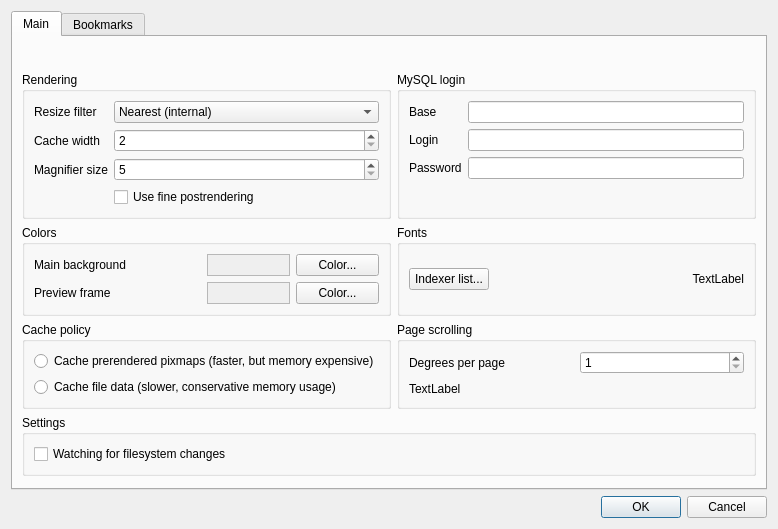
<?xml version="1.0" encoding="UTF-8"?>
<ui version="4.0">
 <class>SettingsDialog</class>
 <widget class="QDialog" name="SettingsDialog">
  <property name="geometry">
   <rect>
    <x>0</x>
    <y>0</y>
    <width>778</width>
    <height>529</height>
   </rect>
  </property>
  <property name="windowTitle">
   <string>Dialog</string>
  </property>
  <layout class="QVBoxLayout" name="verticalLayout_3">
   <item>
    <widget class="QTabWidget" name="tabWidget">
     <property name="currentIndex">
      <number>0</number>
     </property>
     <widget class="QWidget" name="tab">
      <attribute name="title">
       <string>Main</string>
      </attribute>
      <layout class="QVBoxLayout" name="verticalLayout">
       <item>
        <spacer name="verticalSpacer">
         <property name="orientation">
          <enum>Qt::Vertical</enum>
         </property>
         <property name="sizeHint" stdset="0">
          <size>
           <width>20</width>
           <height>66</height>
          </size>
         </property>
        </spacer>
       </item>
       <item>
        <layout class="QGridLayout" name="gridLayout">
         <item row="0" column="0">
          <widget class="QGroupBox" name="groupBox">
           <property name="title">
            <string>Rendering</string>
           </property>
           <layout class="QFormLayout" name="formLayout">
            <item row="0" column="0">
             <widget class="QLabel" name="label">
              <property name="text">
               <string>Resize filter</string>
              </property>
              <property name="buddy">
               <cstring>comboFilter</cstring>
              </property>
             </widget>
            </item>
            <item row="0" column="1">
             <widget class="QComboBox" name="comboFilter">
              <property name="sizePolicy">
               <sizepolicy hsizetype="Expanding" vsizetype="Fixed">
                <horstretch>0</horstretch>
                <verstretch>0</verstretch>
               </sizepolicy>
              </property>
              <item>
               <property name="text">
                <string>Nearest (internal)</string>
               </property>
              </item>
              <item>
               <property name="text">
                <string>Bilinear (internal)</string>
               </property>
              </item>
              <item>
               <property name="text">
                <string>Lanczos (Magick)</string>
               </property>
              </item>
              <item>
               <property name="text">
                <string>Gaussian (Magick)</string>
               </property>
              </item>
              <item>
               <property name="text">
                <string>Lanczos 2 (Magick)</string>
               </property>
              </item>
              <item>
               <property name="text">
                <string>Cubic (Magick)</string>
               </property>
              </item>
              <item>
               <property name="text">
                <string>Sinc (Magick)</string>
               </property>
              </item>
              <item>
               <property name="text">
                <string>Triangle (Magick)</string>
               </property>
              </item>
              <item>
               <property name="text">
                <string>Mitchell (Magick)</string>
               </property>
              </item>
             </widget>
            </item>
            <item row="1" column="0">
             <widget class="QLabel" name="label_2">
              <property name="text">
               <string>Cache width</string>
              </property>
              <property name="buddy">
               <cstring>spinCacheWidth</cstring>
              </property>
             </widget>
            </item>
            <item row="1" column="1">
             <widget class="QSpinBox" name="spinCacheWidth">
              <property name="sizePolicy">
               <sizepolicy hsizetype="Expanding" vsizetype="Fixed">
                <horstretch>0</horstretch>
                <verstretch>0</verstretch>
               </sizepolicy>
              </property>
              <property name="minimum">
               <number>2</number>
              </property>
             </widget>
            </item>
            <item row="2" column="0">
             <widget class="QLabel" name="label_5">
              <property name="text">
               <string>Magnifier size</string>
              </property>
              <property name="buddy">
               <cstring>spinMagnify</cstring>
              </property>
             </widget>
            </item>
            <item row="2" column="1">
             <widget class="QSpinBox" name="spinMagnify">
              <property name="sizePolicy">
               <sizepolicy hsizetype="Expanding" vsizetype="Fixed">
                <horstretch>0</horstretch>
                <verstretch>0</verstretch>
               </sizepolicy>
              </property>
              <property name="minimum">
               <number>5</number>
              </property>
              <property name="maximum">
               <number>1000</number>
              </property>
             </widget>
            </item>
            <item row="3" column="1">
             <widget class="QCheckBox" name="checkFineRendering">
              <property name="text">
               <string>Use fine postrendering</string>
              </property>
             </widget>
            </item>
           </layout>
          </widget>
         </item>
         <item row="0" column="1">
          <widget class="QGroupBox" name="groupBox_2">
           <property name="title">
            <string>MySQL login</string>
           </property>
           <layout class="QFormLayout" name="formLayout_2">
            <item row="0" column="0">
             <widget class="QLabel" name="label_7">
              <property name="text">
               <string>Base</string>
              </property>
              <property name="buddy">
               <cstring>editMySqlBase</cstring>
              </property>
             </widget>
            </item>
            <item row="0" column="1">
             <widget class="QLineEdit" name="editMySqlBase"/>
            </item>
            <item row="1" column="0">
             <widget class="QLabel" name="label_3">
              <property name="text">
               <string>Login</string>
              </property>
              <property name="buddy">
               <cstring>editMySqlLogin</cstring>
              </property>
             </widget>
            </item>
            <item row="1" column="1">
             <widget class="QLineEdit" name="editMySqlLogin"/>
            </item>
            <item row="2" column="0">
             <widget class="QLabel" name="label_4">
              <property name="text">
               <string>Password</string>
              </property>
              <property name="buddy">
               <cstring>editMySqlPassword</cstring>
              </property>
             </widget>
            </item>
            <item row="2" column="1">
             <widget class="QLineEdit" name="editMySqlPassword">
              <property name="echoMode">
               <enum>QLineEdit::Password</enum>
              </property>
             </widget>
            </item>
           </layout>
          </widget>
         </item>
         <item row="1" column="0">
          <widget class="QGroupBox" name="groupBox_3">
           <property name="title">
            <string>Colors</string>
           </property>
           <layout class="QGridLayout" name="gridLayout_2">
            <item row="0" column="0" colspan="2">
             <widget class="QLabel" name="label_6">
              <property name="text">
               <string>Main background</string>
              </property>
             </widget>
            </item>
            <item row="0" column="2">
             <widget class="QFrame" name="frameBkColor">
              <property name="autoFillBackground">
               <bool>true</bool>
              </property>
              <property name="frameShape">
               <enum>QFrame::StyledPanel</enum>
              </property>
              <property name="frameShadow">
               <enum>QFrame::Sunken</enum>
              </property>
             </widget>
            </item>
            <item row="0" column="3">
             <widget class="QPushButton" name="btnBkColor">
              <property name="text">
               <string>Color...</string>
              </property>
             </widget>
            </item>
            <item row="1" column="3">
             <widget class="QPushButton" name="btnFrameColor">
              <property name="text">
               <string>Color...</string>
              </property>
             </widget>
            </item>
            <item row="1" column="2">
             <widget class="QFrame" name="frameFrameColor">
              <property name="autoFillBackground">
               <bool>true</bool>
              </property>
              <property name="frameShape">
               <enum>QFrame::StyledPanel</enum>
              </property>
              <property name="frameShadow">
               <enum>QFrame::Sunken</enum>
              </property>
             </widget>
            </item>
            <item row="1" column="0" colspan="2">
             <widget class="QLabel" name="label_8">
              <property name="text">
               <string>Preview frame</string>
              </property>
             </widget>
            </item>
           </layout>
          </widget>
         </item>
         <item row="1" column="1">
          <widget class="QGroupBox" name="groupBox_4">
           <property name="title">
            <string>Fonts</string>
           </property>
           <layout class="QHBoxLayout" name="horizontalLayout_4">
            <item>
             <widget class="QPushButton" name="btnFontIndexer">
              <property name="text">
               <string>Indexer list...</string>
              </property>
             </widget>
            </item>
            <item>
             <widget class="QLabel" name="labelIdxFont">
              <property name="sizePolicy">
               <sizepolicy hsizetype="Expanding" vsizetype="Preferred">
                <horstretch>0</horstretch>
                <verstretch>0</verstretch>
               </sizepolicy>
              </property>
              <property name="text">
               <string>TextLabel</string>
              </property>
              <property name="alignment">
               <set>Qt::AlignRight|Qt::AlignTrailing|Qt::AlignVCenter</set>
              </property>
             </widget>
            </item>
           </layout>
          </widget>
         </item>
         <item row="3" column="0" colspan="2">
          <widget class="QGroupBox" name="groupBox_6">
           <property name="title">
            <string>Settings</string>
           </property>
           <layout class="QVBoxLayout" name="verticalLayout_6">
            <item>
             <widget class="QCheckBox" name="checkFSWatcher">
              <property name="text">
               <string>Watching for filesystem changes</string>
              </property>
             </widget>
            </item>
           </layout>
          </widget>
         </item>
         <item row="2" column="0">
          <widget class="QGroupBox" name="groupBox_5">
           <property name="title">
            <string>Cache policy</string>
           </property>
           <layout class="QVBoxLayout" name="verticalLayout_4">
            <item>
             <widget class="QRadioButton" name="rbCachePixmaps">
              <property name="text">
               <string>Cache prerendered pixmaps (faster, but memory expensive)</string>
              </property>
             </widget>
            </item>
            <item>
             <widget class="QRadioButton" name="rbCacheData">
              <property name="text">
               <string>Cache file data (slower, conservative memory usage)</string>
              </property>
             </widget>
            </item>
           </layout>
          </widget>
         </item>
         <item row="2" column="1">
          <widget class="QGroupBox" name="groupBox_7">
           <property name="title">
            <string>Page scrolling</string>
           </property>
           <layout class="QVBoxLayout" name="verticalLayout_5">
            <item>
             <layout class="QHBoxLayout" name="horizontalLayout_2">
              <item>
               <widget class="QLabel" name="label_9">
                <property name="text">
                 <string>Degrees per page</string>
                </property>
                <property name="buddy">
                 <cstring>spinScrollDelta</cstring>
                </property>
               </widget>
              </item>
              <item>
               <widget class="QSpinBox" name="spinScrollDelta">
                <property name="minimum">
                 <number>1</number>
                </property>
                <property name="maximum">
                 <number>10000</number>
                </property>
               </widget>
              </item>
             </layout>
            </item>
            <item>
             <widget class="QLabel" name="labelDetectedDelta">
              <property name="text">
               <string>TextLabel</string>
              </property>
             </widget>
            </item>
           </layout>
          </widget>
         </item>
        </layout>
       </item>
       <item>
        <spacer name="verticalSpacer_2">
         <property name="orientation">
          <enum>Qt::Vertical</enum>
         </property>
         <property name="sizeHint" stdset="0">
          <size>
           <width>17</width>
           <height>42</height>
          </size>
         </property>
        </spacer>
       </item>
      </layout>
     </widget>
     <widget class="QWidget" name="tab_2">
      <attribute name="title">
       <string>Bookmarks</string>
      </attribute>
      <layout class="QVBoxLayout" name="verticalLayout_2">
       <item>
        <widget class="QListWidget" name="listBookmarks">
         <property name="selectionMode">
          <enum>QAbstractItemView::ExtendedSelection</enum>
         </property>
        </widget>
       </item>
       <item>
        <layout class="QHBoxLayout" name="horizontalLayout_3">
         <item>
          <widget class="QPushButton" name="btnDeleteBookmark">
           <property name="text">
            <string>Delete</string>
           </property>
          </widget>
         </item>
         <item>
          <spacer name="horizontalSpacer_2">
           <property name="orientation">
            <enum>Qt::Horizontal</enum>
           </property>
           <property name="sizeHint" stdset="0">
            <size>
             <width>40</width>
             <height>20</height>
            </size>
           </property>
          </spacer>
         </item>
        </layout>
       </item>
      </layout>
     </widget>
    </widget>
   </item>
   <item>
    <layout class="QHBoxLayout" name="horizontalLayout">
     <item>
      <spacer name="horizontalSpacer">
       <property name="orientation">
        <enum>Qt::Horizontal</enum>
       </property>
       <property name="sizeHint" stdset="0">
        <size>
         <width>40</width>
         <height>20</height>
        </size>
       </property>
      </spacer>
     </item>
     <item>
      <widget class="QPushButton" name="pushButton_2">
       <property name="text">
        <string>OK</string>
       </property>
       <property name="default">
        <bool>true</bool>
       </property>
      </widget>
     </item>
     <item>
      <widget class="QPushButton" name="pushButton_3">
       <property name="text">
        <string>Cancel</string>
       </property>
      </widget>
     </item>
    </layout>
   </item>
  </layout>
 </widget>
 <tabstops>
  <tabstop>tabWidget</tabstop>
  <tabstop>comboFilter</tabstop>
  <tabstop>spinCacheWidth</tabstop>
  <tabstop>spinMagnify</tabstop>
  <tabstop>checkFineRendering</tabstop>
  <tabstop>editMySqlBase</tabstop>
  <tabstop>editMySqlLogin</tabstop>
  <tabstop>editMySqlPassword</tabstop>
  <tabstop>btnBkColor</tabstop>
  <tabstop>btnFrameColor</tabstop>
  <tabstop>btnFontIndexer</tabstop>
  <tabstop>rbCachePixmaps</tabstop>
  <tabstop>rbCacheData</tabstop>
  <tabstop>spinScrollDelta</tabstop>
  <tabstop>checkFSWatcher</tabstop>
  <tabstop>pushButton_2</tabstop>
  <tabstop>pushButton_3</tabstop>
  <tabstop>listBookmarks</tabstop>
  <tabstop>btnDeleteBookmark</tabstop>
 </tabstops>
 <resources/>
 <connections>
  <connection>
   <sender>pushButton_2</sender>
   <signal>clicked()</signal>
   <receiver>SettingsDialog</receiver>
   <slot>accept()</slot>
   <hints>
    <hint type="sourcelabel">
     <x>610</x>
     <y>566</y>
    </hint>
    <hint type="destinationlabel">
     <x>342</x>
     <y>306</y>
    </hint>
   </hints>
  </connection>
  <connection>
   <sender>pushButton_3</sender>
   <signal>clicked()</signal>
   <receiver>SettingsDialog</receiver>
   <slot>reject()</slot>
   <hints>
    <hint type="sourcelabel">
     <x>696</x>
     <y>566</y>
    </hint>
    <hint type="destinationlabel">
     <x>252</x>
     <y>295</y>
    </hint>
   </hints>
  </connection>
 </connections>
</ui>
